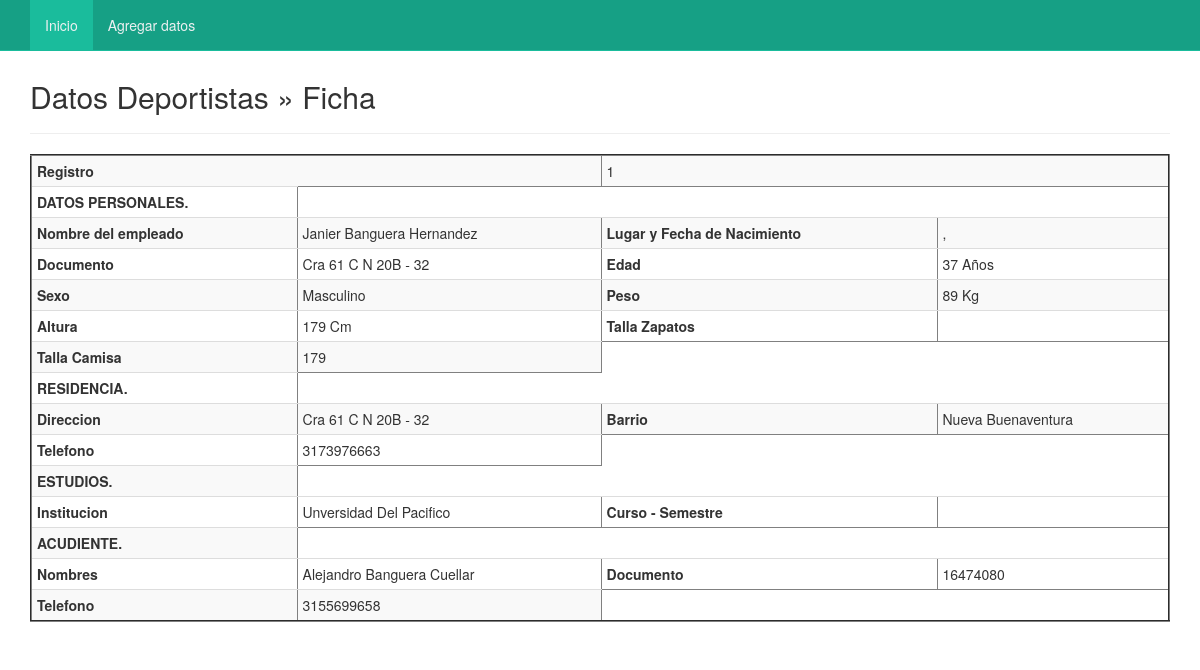
The app's page /profile.php?nik=1 with its own data.
### tables this page shows
CREATE TABLE `Deportistas` (
  `registro` int(4) NOT NULL,
  `dep_nombres` varchar(50) NOT NULL,
  `dep_lugar-nac` varchar(30) NOT NULL,
  `dep_fecha-nac` varchar(30) NOT NULL,
  `dep_doc` int(10) NOT NULL,
  `dep_edad` int(3) NOT NULL,
  `dep_sexo` varchar(10) NOT NULL,
  `dep_peso` int(3) NOT NULL,
  `dep_altura` int(3) NOT NULL,
  `dep_talla-zap` int(2) NOT NULL,
  `dep_talla-cam` varchar(3) NOT NULL,
  `dep_dir` varchar(30) NOT NULL,
  `dep_barrio` varchar(20) NOT NULL,
  `dep_tel` bigint(20) NOT NULL,
  `dep_institucion` varchar(30) NOT NULL,
  `dep_curso-semestre` varchar(10) NOT NULL,
  `acud_nombres` varchar(50) NOT NULL,
  `acud_doc` int(10) NOT NULL,
  `acud_tel` bigint(20) NOT NULL
);

### profile.php (the view, shortened to what this page needs)
<?php
include("conexion.php");
?>
<!DOCTYPE html>
<html lang="es">
<head>
	<link href="css/bootstrap.min.css" rel="stylesheet">
	<link href="css/bootstrap-datepicker.css" rel="stylesheet">
	<link href="css/style_nav.css" rel="stylesheet">
</head>
<body>
	<nav class="navbar navbar-default navbar-fixed-top">
		<?php include("nav.php");?>
	</nav>
	<div class="container">
		<div class="content">
			<h2>Datos Deportistas &raquo; Ficha</h2>
			<hr />
			<?php
			$nik = mysqli_real_escape_string($con,(strip_tags($_GET["nik"],ENT_QUOTES)));
			$sql = mysqli_query($con, "SELECT * FROM Deportistas WHERE registro='$nik'");
			if(mysqli_num_rows($sql) == 0){
				header("Location: index.php");
			}else{
				$row = mysqli_fetch_assoc($sql);
			}
			?>
			<table border=2 class="table table-striped table-condensed">
				<tr>
					<th colspan="2" >Registro</th>
					<td colspan="2"><?php echo $row['registro']; ?></td>
				</tr>
				<tr>
				 <th>DATOS PERSONALES.</th>
				</tr>
				<tr>
					<th>Nombre del empleado</th>
					<td><?php echo $row['dep_nombres']; ?></td>
					<th>Lugar y Fecha de Nacimiento</th>
					<td><?php echo $row['dep_lugarNac'].', '.$row['dep_fechaNac']; ?></td>
				</tr>
				<tr>
					<th>Documento</th>
					<td><?php echo $row['dep_dir']; ?></td>
					<th>Edad</th>
					<td><?php echo $row['dep_edad'].' Años'; ?></td>
				</tr>
				<tr>
					<th>Sexo</th>
					<td><?php echo $row['dep_sexo']; ?></td>
					<th>Peso</th>
					<td><?php echo $row['dep_peso'].' Kg'; ?></td>
				</tr>
				<tr>
					<th>Altura</th>
					<td><?php echo $row['dep_altura'].' Cm'; ?></td>
					<th>Talla Zapatos</th>
					<td><?php echo $row['dep_tallaZap']; ?></td>
				</tr>
				<tr>
					<th>Talla Camisa</th>
					<td><?php echo $row['dep_altura']; ?></td>
				</tr>
				<tr>
				 <th>RESIDENCIA.</th>
				</tr>
				<tr>
					<th>Direccion</th>
					<td><?php echo $row['dep_dir']; ?></td>
					<th>Barrio</th>
					<td><?php echo $row['dep_barrio']; ?></td>
				</tr>
				<tr>
					<th>Telefono</th>
					<td><?php echo $row['dep_tel']; ?></td>
				</tr>
				<tr>
				 <th>ESTUDIOS.</th>
				</tr>
				<tr>
					<th>Institucion</th>
					<td><?php echo $row['dep_institucion']; ?></td>
					<th>Curso - Semestre</th>
					<td><?php echo $row['dep_cursoSemestre']; ?></td>
				</tr>
				<tr>
				 <th>ACUDIENTE.</th>
				</tr>
				<tr>
					<th>Nombres</th>
					<td><?php echo $row['acud_nombres']; ?></td>
					<th>Documento</th>
					<td><?php echo $row['acud_doc']; ?></td>
				</tr>
				<tr>
					<th>Telefono</th>
					<td><?php echo $row['acud_tel']; ?></td>
				</tr>
			</table>
		</div>
	</div>
</body>
</html>

### nav.php (shortened to what this page needs)
<div class="container">
		<div id="navbar" class="navbar-collapse collapse">
			<ul class="nav navbar-nav ">
				<li class="active"><a href="index.php">Inicio</a></li>
				<li><a href="add.php">Agregar datos</a></li>
			</ul>
		</div>
</div>

### css/style_nav.css (style rules this page uses)
.navbar-default { background-color: #16a085; border-color: #1abc9c; }
.navbar-default .navbar-nav > li > a { color: #ecf0f1; }
.navbar-default .navbar-nav > .active > a, .navbar-default .navbar-nav > .active > a:hover, .navbar-default .navbar-nav > .active > a:focus { color: #ecf0f1; background-color: #1abc9c; }
.navbar-default .navbar-collapse, .navbar-default .navbar-form { border-color: #ecf0f1; }

### profile.php (style rules this page uses)
.content { margin-top: 80px; }

### records on screen
deportistas: registro "1", dep_nombres "Janier Banguera Hernandez", dep_dir "Cra 61 C N 20B - 32", dep_edad "37", dep_sexo "Masculino", dep_peso "89", dep_altura "179", dep_barrio "Nueva Buenaventura", dep_tel "3173976663", dep_institucion "Unversidad Del Pacifico", acud_nombres "Alejandro Banguera Cuellar", acud_doc "16474080", acud_tel "3155699658"
